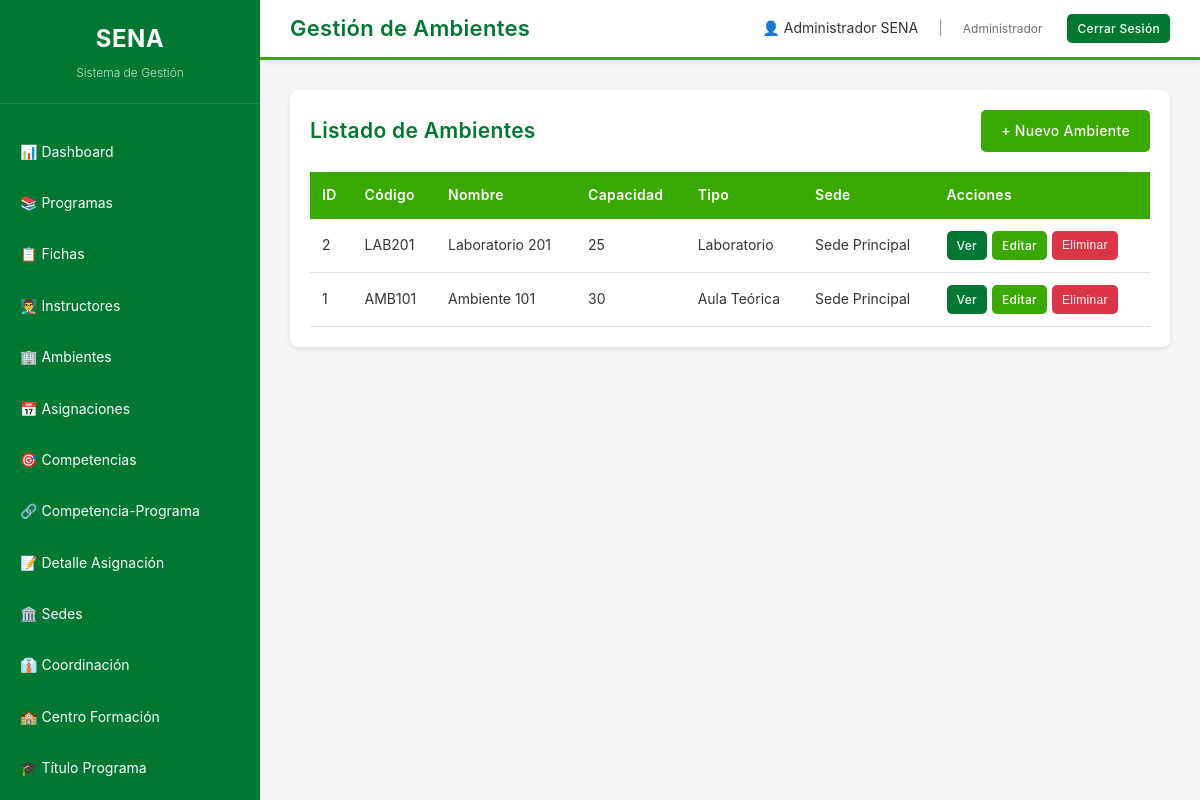
Page /views/ambiente/index.php (signed in) on the committed database.
### tables this page shows
CREATE TABLE ambiente (
    id INT PRIMARY KEY AUTO_INCREMENT,
    nombre VARCHAR(200) NOT NULL,
    codigo VARCHAR(50) UNIQUE NOT NULL,
    capacidad INT,
    tipo VARCHAR(100),
    sede_id INT,
    created_at TIMESTAMP DEFAULT CURRENT_TIMESTAMP,
    FOREIGN KEY (sede_id) REFERENCES sede(id) ON DELETE SET NULL
);

CREATE TABLE sede (
    id INT PRIMARY KEY AUTO_INCREMENT,
    nombre VARCHAR(200) NOT NULL,
    direccion VARCHAR(255),
    ciudad VARCHAR(100),
    created_at TIMESTAMP DEFAULT CURRENT_TIMESTAMP
);

### conexion.php (called while the page is built, shortened)
<?php
class Database {
    private static $instance = null;
    private $conn;
    private function __construct() {
        try {
            $this->conn = new PDO(
                "mysql:host=" . DB_HOST . ";dbname=" . DB_NAME . ";charset=utf8mb4",
                DB_USER,
                DB_PASS,
                [
                    PDO::ATTR_ERRMODE => PDO::ERRMODE_EXCEPTION,
                    PDO::ATTR_DEFAULT_FETCH_MODE => PDO::FETCH_ASSOC,
                    PDO::ATTR_EMULATE_PREPARES => false,
                    PDO::MYSQL_ATTR_INIT_COMMAND => "SET NAMES utf8mb4 COLLATE utf8mb4_unicode_ci"
                ]
            );
            $this->conn->exec("SET CHARACTER SET utf8mb4");
            $this->conn->exec("SET NAMES utf8mb4");
        } catch(PDOException $e) {
            die("Error de conexión: " . $e->getMessage());
        }
    }
    public static function getInstance() {
        if (self::$instance === null) {
            self::$instance = new self();
        }
        return self::$instance;
    }
    public function getConnection() {
        return $this->conn;
    }
}
?>

### model/AmbienteModel.php (called while the page is built, shortened)
<?php
require_once __DIR__ . '/../conexion.php';
class AmbienteModel {
    private $conn;
    public function __construct() {
        $this->conn = Database::getInstance()->getConnection();
    }
    public function getAll() {
        $stmt = $this->conn->query("
            SELECT a.*, s.nombre as sede_nombre
            FROM ambiente a
            LEFT JOIN sede s ON a.sede_id = s.id
            ORDER BY a.id DESC
        ");
        return $stmt->fetchAll();
    }
}
?>

### views/ambiente/index.php (the view, shortened to what this page needs)
<?php
require_once __DIR__ . '/../../model/AmbienteModel.php';
$model = new AmbienteModel();
$registros = $model->getAll();
include __DIR__ . '/../layout/header.php';
include __DIR__ . '/../layout/sidebar.php';
?>
<div class="main-content">
    <div class="table-container">
        <div class="table-header">
            <h2>Listado de Ambientes</h2>
            <a href="crear.php" class="btn btn-primary">+ Nuevo Ambiente</a>
        </div>
        <table>
            <thead>
                <tr>
                    <th>ID</th>
                    <th>Código</th>
                    <th>Nombre</th>
                    <th>Capacidad</th>
                    <th>Tipo</th>
                    <th>Sede</th>
                    <th>Acciones</th>
                </tr>
            </thead>
            <tbody>
                <?php foreach ($registros as $registro): ?>
                <tr>
                    <td><?php echo $registro['id']; ?></td>
                    <td><?php echo $registro['codigo']; ?></td>
                    <td><?php echo $registro['nombre']; ?></td>
                    <td><?php echo $registro['capacidad']; ?></td>
                    <td><?php echo $registro['tipo']; ?></td>
                    <td><?php echo $registro['sede_nombre']; ?></td>
                    <td>
                        <div class="btn-group">
                            <a href="ver.php?id=<?php echo $registro['id']; ?>" class="btn btn-secondary btn-sm">Ver</a>
                            <a href="editar.php?id=<?php echo $registro['id']; ?>" class="btn btn-primary btn-sm">Editar</a>
                            <button onclick="confirmarEliminacion(<?php echo $registro['id']; ?>, 'ambiente')" class="btn btn-danger btn-sm">Eliminar</button>
                        </div>
                    </td>
                </tr>
                <?php endforeach; ?>
            </tbody>
        </table>
    </div>
</div>
<?php include __DIR__ . '/../layout/footer.php'; ?>

### assets/css/styles.css (style rules this page uses)
:root { --verde-principal: #39A900; --verde-secundario: #007832; --verde-hover: #005a25; --blanco: #ffffff; --gris-claro: #f5f5f5; --gris-medio: #e0e0e0; --gris-texto: #333333; }
* { margin: 0; padding: 0; box-sizing: border-box; }
html { -webkit-font-smoothing: antialiased; -moz-osx-font-smoothing: grayscale; text-rendering: optimizeLegibility; }
body { font-family: 'Poppins', -apple-system, BlinkMacSystemFont, 'Segoe UI', 'Roboto', 'Oxygen', 'Ubuntu', 'Cantarell', sans-serif; background-color: var(--gris-claro); color: var(--gris-texto); -webkit-font-smoothing: antialiased; -moz-osx-font-smoothing: grayscale; font-size: 14px; line-height: 1.6; font-weight: 400; }
.main-content { margin-left: 260px; margin-top: 60px; padding: 30px; min-height: calc(100vh - 60px); }
.table-container { background: var(--blanco); padding: 20px; border-radius: 8px; box-shadow: 0 2px 5px rgba(0,0,0,0.1); overflow-x: auto; }
.table-header { display: flex; justify-content: space-between; align-items: center; margin-bottom: 20px; }
.table-header h2 { color: var(--verde-secundario); font-weight: 600; letter-spacing: 0.3px; }
table { width: 100%; border-collapse: collapse; }
thead { background-color: var(--verde-principal); color: var(--blanco); }
thead th { padding: 12px; text-align: left; font-weight: 600; letter-spacing: 0.3px; }
tbody tr { border-bottom: 1px solid var(--gris-medio); transition: background-color 0.2s; }
tbody td { padding: 12px; }
.btn { padding: 10px 20px; border: none; border-radius: 5px; cursor: pointer; text-decoration: none; display: inline-block; transition: all 0.3s; font-size: 14px; font-weight: 500; letter-spacing: 0.3px; }
.btn-primary { background-color: var(--verde-principal); color: var(--blanco); }
.btn-secondary { background-color: var(--verde-secundario); color: var(--blanco); }
.btn-danger { background-color: #dc3545; color: var(--blanco); }
.btn-sm { padding: 5px 10px; font-size: 12px; }
.btn-group { display: flex; gap: 5px; }

### rows in the picture
ambiente: id "2", codigo "LAB201", nombre "Laboratorio 201", capacidad "25", tipo "Laboratorio", sede.nombre "Sede Principal"
ambiente: id "1", codigo "AMB101", nombre "Ambiente 101", capacidad "30", tipo "Aula Teórica", sede.nombre "Sede Principal"

### other values in the picture
$pageTitle "Gestión de Ambientes"
$_SESSION['usuario_nombre'] "Administrador SENA"
$_SESSION['usuario_rol'] "Administrador"
